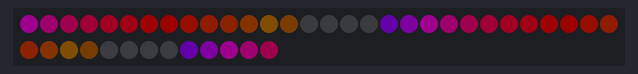
A sketch run on a simulated Arduino Uno, built with avr-gcc and run on an emulated ATmega328P. Parts: 43 RGB LEDs in strip order, left to right, continuing on the next row. Dim RGB values are drawn brighter than linear.

Above: at 0.22 s.
At 2.3 s:
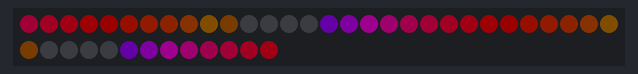
At 7.24 s:
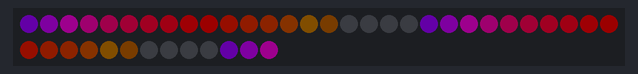
At 19.39 s:
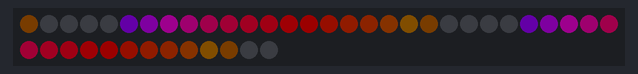
At 27.76 s:
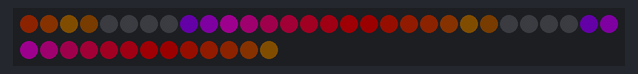
At 39.93 s:
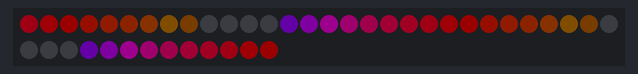

The sketch:

colorDrops.ino
```cpp
#define FASTLED_INTERNAL                                      // this needs to come before #include <FastLED.h> to suppress pragma messages during compile time in the Arduino IDE.
#include "FastLED.h"                                          // FastLED library.


//LED FIXED GLOBAL
#define DATA_PIN 12                                           // Data pin to connect to the strip.
#define COLOR_ORDER GRB                                       // It's GRB for WS2812 and BGR for APA102.
#define LED_TYPE WS2812                                       //
#define NUM_LEDS 43                                           // Number of LED's.

// LED changeable global variables.
uint8_t max_bright = 64;                                      // Overall brightness definition. It can be changed on the fly.
struct CRGB leds[NUM_LEDS];                                   // Initialize our LED array.
TBlendType    currentBlending = LINEARBLEND;                  // NOBLEND or LINEARBLEND


void setup() {

  //LED SETUP
  LEDS.addLeds<LED_TYPE, DATA_PIN, COLOR_ORDER>(leds, NUM_LEDS);  // Use this for WS2812
  set_max_power_in_volts_and_milliamps(5, 2000);                  // FastLED Power management set at 5V, 2000mA, aka USB Port
  FastLED.setBrightness(max_bright);
  FastLED.setMaxRefreshRate(400);

}

void loop() {
  colorDrops();
  FastLED.show();
}

void colorDrops() {

  //Variables control the speed and shape of the drops
  uint16_t speed = 90; // lower is faster
  uint8_t dropWidth = 20; //lenght in pixel of each drop. Depending on fade, not all pixels will  be lit.
  uint8_t fade = 16; //length of the tail. Lower = longer tail.

  //Variables control the color/gradient the drops
  bool dropColorRepeats = true; //each drop is same color, or does each drop differ?
  uint8_t stripDelta = 7; // solid color or gradient across each drop? 0 is solid color, higher is more gradient
  uint8_t timeDelta = 0;  // time change color. if dropColorRepeats=true, set to 0 to keep drop static as it moves. if dropColorRepeats = false, set = to stripDelta to keep static. Or don't and let the color change as the drop moves.
  uint8_t baseHue = 196;   // if selecting static color above, use this to choose color
  static CRGBPalette16 currentPalette = RainbowColors_p ;  // change palette for underlying color. can bring in custom.

  //render next frame:
  uint8_t time = (millis() / speed);  //
  for (int i = 0; i < NUM_LEDS; i++) {

    //set color of each pixel
    if (dropColorRepeats) {
      leds[i] = ColorFromPalette(currentPalette, (((i + time) % dropWidth) * stripDelta) + (time * timeDelta) + baseHue , 255, currentBlending);
    }
    else {
      leds[i] = ColorFromPalette(currentPalette, (i * stripDelta) + (time * timeDelta) + baseHue , 255, currentBlending);
    }

    //do some math to create the fading trail
    uint8_t fadeIndex = (i + time) % dropWidth;
    uint16_t thisFade = fadeIndex * fade;  //this can result in a number that is larger than 8 bit, so make 16 to avoid rollover
    thisFade = constrain(thisFade, 0, 255); //constrain result to 8 bit w/o rolling over. clamp at 255 on high end
    leds[i].fadeToBlackBy(thisFade);
  }

}// colorDrops
```
